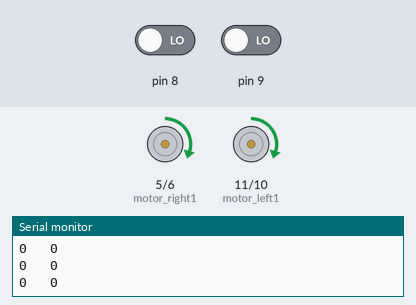
This sketch was run on a simulated Arduino Uno, built with avr-gcc and run on an emulated ATmega328P. On the bench: motor-driver pin pairs drawn as motors (green arrow = first pin HIGH = forward, orange = second pin HIGH = backward, longer = more drive), the last lines printed to the serial monitor. The inputs (shaded band) are chosen by the test bench; at power-on: pin 9 LOW, pin 8 LOW.

Above: at 1.2 s.
1.3 s: pin 9 driven HIGH
At 2.5 s:
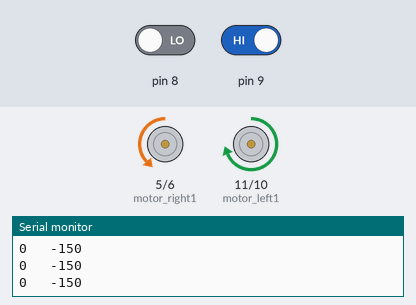
2.8 s: pin 8 driven HIGH
At 4.0 s:
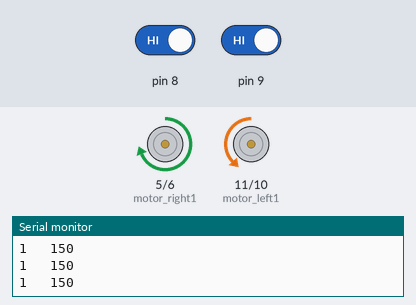
Timing chart, 0 to 5.8 s (numbered marks = the images above; inputs shaded):
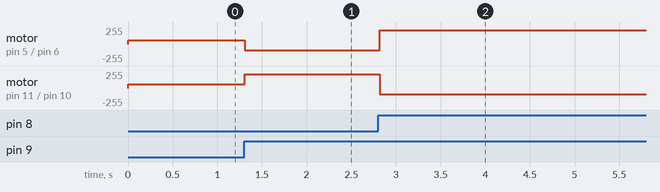

Measured:
- after the input at 1.3 s, motor on pin 5 (motor_right1) / pin 6 (motor_right2): forward 60/255 → backward 90/255 at once; motor on pin 11 (motor_left1) / pin 10 (motor_left2): forward 60/255 → forward 210/255 at once
- after the input at 2.8 s, motor on pin 5 (motor_right1) / pin 6 (motor_right2): backward 90/255 → forward 210/255 at once; motor on pin 11 (motor_left1) / pin 10 (motor_left2): forward 210/255 → backward 90/255 at once

The sketch:

arduino_IR.ino
```cpp
#define motor_left1 11
#define motor_left2 10
#define motor_right1 5
#define motor_right2 6
int error = 0 ;


void mdrive(int left_m_speed , int right_m_speed){
  if(left_m_speed > 0){
  analogWrite(motor_left1, left_m_speed);
  digitalWrite(motor_left2, 0);
  }else{
  digitalWrite(motor_left1, 0);
  analogWrite(motor_left2, left_m_speed*-1);
  }
  if(right_m_speed > 0){
  analogWrite(motor_right1,right_m_speed);
  digitalWrite(motor_right2, 0);
  }else{
  digitalWrite(motor_right1,0);
  analogWrite(motor_right2, right_m_speed*-1);
  }
}


void setup() {
  // put your setup code here, to run once:
pinMode(motor_left1,OUTPUT);
pinMode(motor_left2,OUTPUT);
pinMode(motor_right1,OUTPUT);
pinMode(motor_right2,OUTPUT);
Serial.begin(9600);
pinMode(8,INPUT);
pinMode(9,INPUT);

}

void loop() {
  // put your main code here, to run repeatedly:
//mdrive(-255,100);
int x =  digitalRead(8);
int y =  digitalRead(9);
Serial.print(x);
Serial.print("   ");
//Serial.println(y);
Serial.println(error);

if(x==1){
  error= 150;
}
else if(y==1){
  error= -150;
}
else{
  error=0;
}

mdrive(60-error,60+error);

}
```
